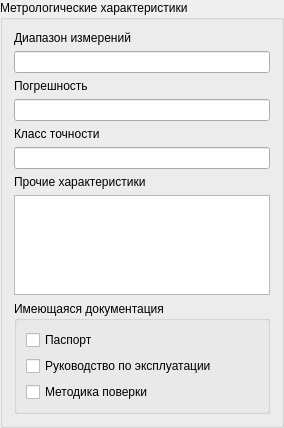
             <widget class="QGroupBox" name="groupBox_12">
              <property name="title">
               <string>Метрологические характеристики</string>
              </property>
              <layout class="QVBoxLayout" name="verticalLayout_6">
               <item>
                <widget class="QLabel" name="label_60">
                 <property name="text">
                  <string>Диапазон измерений</string>
                 </property>
                </widget>
               </item>
               <item>
                <widget class="QLineEdit" name="lineEdit_diapazon"/>
               </item>
               <item>
                <widget class="QLabel" name="label_61">
                 <property name="text">
                  <string>Погрешность</string>
                 </property>
                </widget>
               </item>
               <item>
                <widget class="QLineEdit" name="lineEdit_PG"/>
               </item>
               <item>
                <widget class="QLabel" name="label_62">
                 <property name="text">
                  <string>Класс точности</string>
                 </property>
                </widget>
               </item>
               <item>
                <widget class="QLineEdit" name="lineEdit_KT"/>
               </item>
               <item>
                <widget class="QLabel" name="label_63">
                 <property name="text">
                  <string>Прочие характеристики</string>
                 </property>
                </widget>
               </item>
               <item>
                <widget class="QPlainTextEdit" name="plainTextEdit_other_characteristics">
                 <property name="maximumSize">
                  <size>
                   <width>16777215</width>
                   <height>100</height>
                  </size>
                 </property>
                </widget>
               </item>
               <item>
                <widget class="QGroupBox" name="groupBox_13">
                 <property name="title">
                  <string>Имеющаяся документация</string>
                 </property>
                 <layout class="QVBoxLayout" name="verticalLayout_7">
                  <item>
                   <widget class="QCheckBox" name="checkBox_has_pasport">
                    <property name="text">
                     <string>Паспорт</string>
                    </property>
                   </widget>
                  </item>
                  <item>
                   <widget class="QCheckBox" name="checkBox_has_manual">
                    <property name="text">
                     <string>Руководство по эксплуатации</string>
                    </property>
                   </widget>
                  </item>
                  <item>
                   <widget class="QCheckBox" name="checkBox_has_verif_method">
                    <property name="text">
                     <string>Методика поверки</string>
                    </property>
                   </widget>
                  </item>
                 </layout>
                </widget>
               </item>
              </layout>
             </widget>
